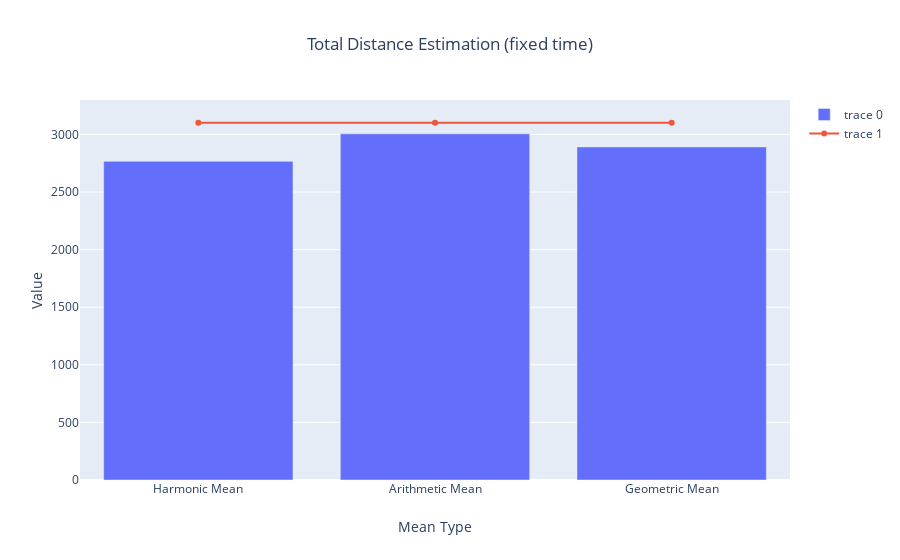

The notebook cell this image was saved under:
### Code cell
x_axis = ['Harmonic Mean','Arithmetic Mean','Geometric Mean']

layout = go.Layout(title={'text':'Total Distance Estimation (fixed time)','x':0.5},xaxis_title='Mean Type', yaxis_title='Total Distance')

iplot(go.Figure(data=[go.Bar(x=x_axis,y=[(harmonic_mean_v*t_i).sum(),(arithmetic_mean_v*t_i).sum() , (geometric_mean_v*t_i).sum()]),
                      go.Scatter(x=x_axis,y=[x_i.sum()]*3)],
               layout=layout))

### Figure 1 — Plotly figure (JSON) as saved in the notebook; plotly's stock layout.template omitted (floating-point values rounded to 4 significant figures)
{"data": [{"type": "bar", "x": ["Harmonic Mean", "Arithmetic Mean", "Geometric Mean"], "y": [2767.0, 3005.0, 2892.0]}, {"type": "scatter", "x": ["Harmonic Mean", "Arithmetic Mean", "Geometric Mean"], "y": [3102.0, 3102.0, 3102.0]}], "layout": {"autosize": true, "title": {"text": "Total Distance Estimation (fixed time)", "x": 0.5}, "xaxis": {"autorange": true, "range": [-0.5, 2.5], "title": {"text": "Mean Type"}, "type": "category"}, "yaxis": {"autorange": true, "range": [0, 3313.0], "title": {"text": "Value"}, "type": "linear"}}}
